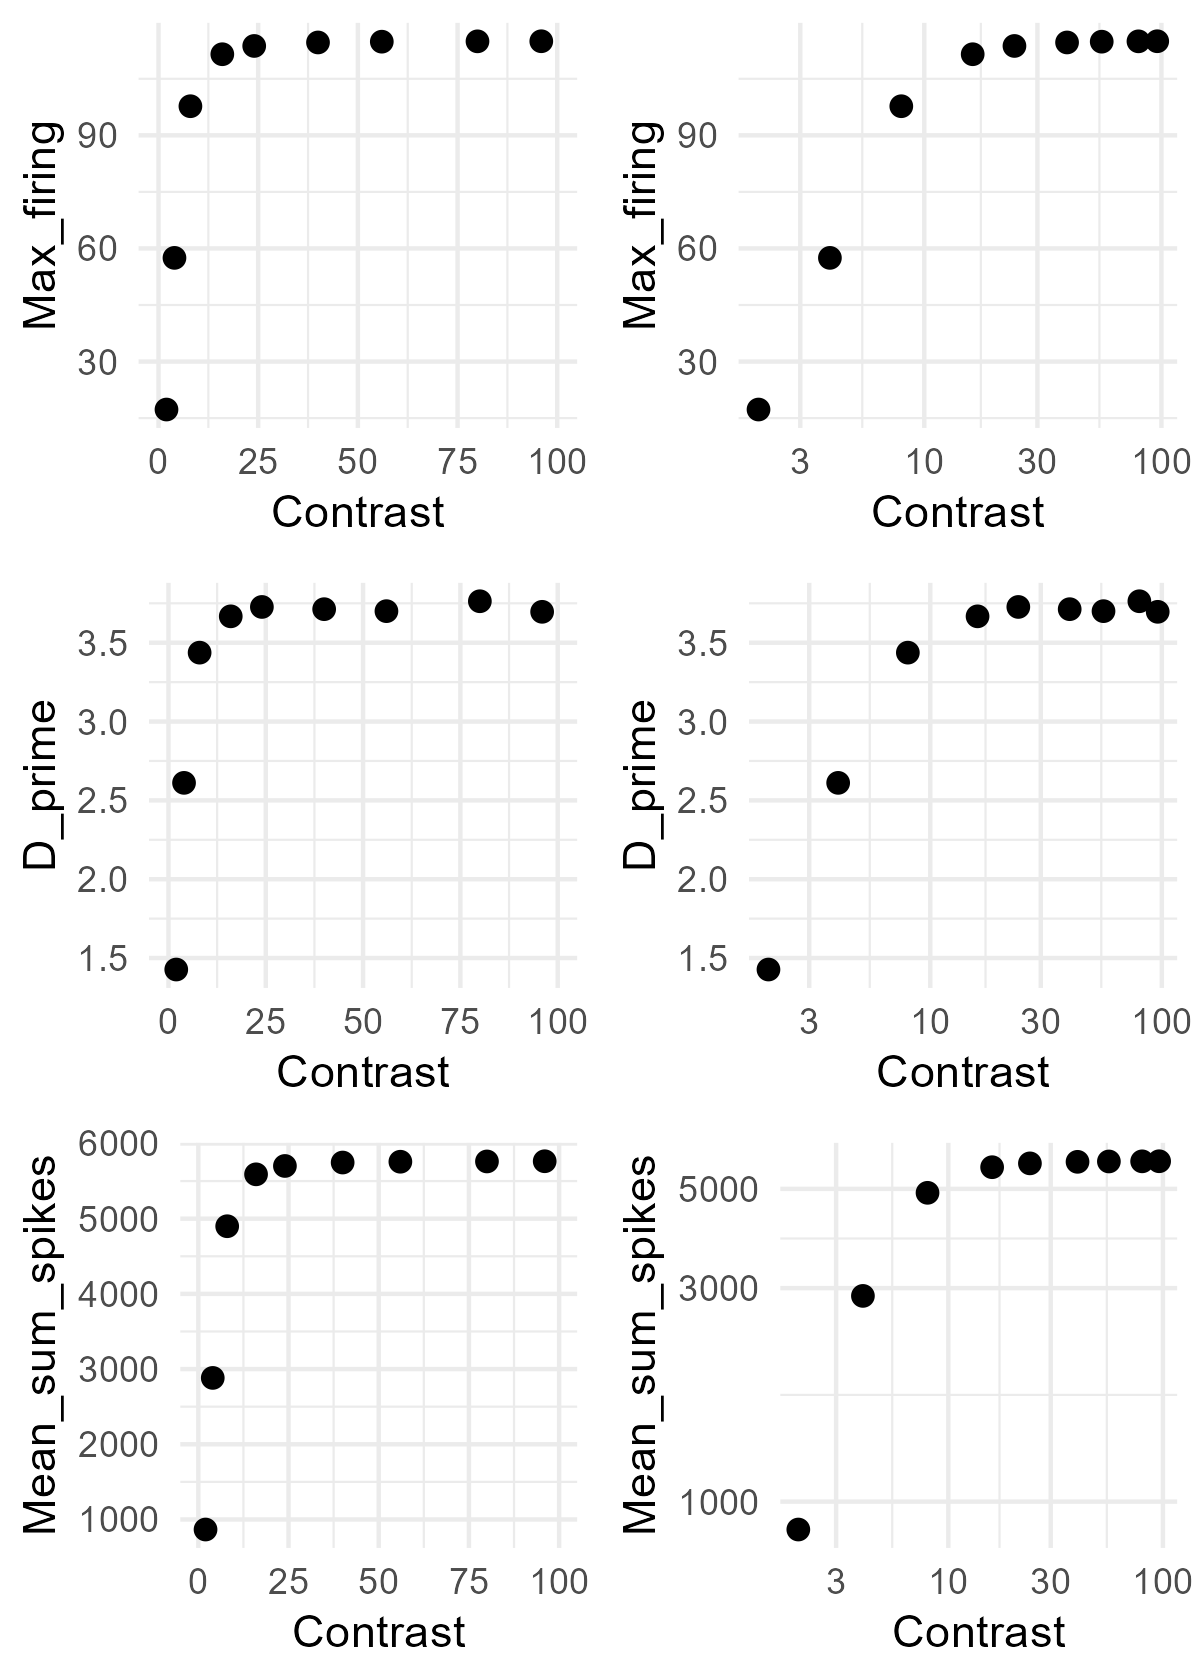

Recreate this plot in R.
# Simulation based on Albrecht & Hamilton (1982, fig. 1A)

library(tidyverse)
library(doParallel)
library(foreach)
library(tictoc)

tic()

Contrast <- c(2, 4, 8, 16, 24, 40, 56, 80, 96)
Rmax <- 115 # fixed at 115 for comparability
C50 <- 4.0
n   <- 2.5

Max_firing <- Rmax * Contrast^n / (Contrast^n + C50^n)
df_ah <- data.frame(Contrast, Max_firing)

g1 <- ggplot(df_ah, aes(x = Contrast, y = Max_firing)) +
  geom_point(size = 2) +
  coord_cartesian(xlim = c(0, 100)) +
  theme_minimal()
g1            

g2 <- ggplot(df_ah, aes(x = Contrast, y = Max_firing)) +
  geom_point(size = 2) +
  scale_x_log10() +
  theme_minimal()
g2 

### Simulation ###
cl <- makeCluster(parallel::detectCores() - 1)
registerDoParallel(cl)

n_neurons <- 180                                               # Number of neurons in the population
orientations <- seq(1, 180, by = 1)                            # Possible orientations (0 to 359 degrees)
preferred_orientations <-  seq(1, 180, length.out = n_neurons) # Preferred orientation of each neuron
max_firing_seq <- df_ah$Max_firing                             # Maximum firing rate of each neuron
contrast <-       df_ah$Contrast
tuning_width    <- 20                                          # Tuning width (standard deviation) of each neuron's response curve
n_trials <- 10000

all_results <- list()

for (max_firing_rate in max_firing_seq) {
  
  cat("Running max firing rate =", max_firing_rate, "\n")
  
  tuning_curves <- matrix(0, nrow = n_neurons, ncol = length(orientations))
  
  for (i in 1:n_neurons) {
    tuning_curves[i, ] <- max_firing_rate * exp(
      -0.5 * (
        pmin(abs(orientations - preferred_orientations[i]),
             180 - abs(orientations - preferred_orientations[i]))^2
      ) / tuning_width^2
    )
  }
  
  # ---- 90 ----
  responses_90 <- foreach(
    i = 1:n_trials,
    .combine = rbind,
    .packages = "stats"
  ) %dopar% {
    
    input_90 <- rnorm(n_trials, 90, 0)
    idx <- round(input_90[i]) + 1
    idx <- pmin(pmax(idx, 1), 180)
    
    mu <- tuning_curves[, idx]
    mu[mu == 0] <- 1e-8
    
    resp <- rnbinom(n_neurons, size = 1000000, mu = mu)
    
    cbind(resp,
          neuron = seq_len(n_neurons),
          stim = 90,
          trial = i,
          maxFR = max_firing_rate)
  }
  
  # ---- 91 ----
  responses_91 <- foreach(
    i = 1:n_trials,
    .combine = rbind,
    .packages = "stats"
  ) %dopar% {
    
    input_91 <- rnorm(n_trials, 91, 0)
    idx <- round(input_91[i]) + 1
    idx <- pmin(pmax(idx, 1), 180)
    
    mu <- tuning_curves[, idx]
    mu[mu == 0] <- 1e-8
    
    resp <- rnbinom(n_neurons, size = 1000000, mu = mu)
    
    cbind(resp,
          neuron = seq_len(n_neurons),
          stim = 91,
          trial = i,
          maxFR = max_firing_rate)
  }
  
  df_tmp <- as.data.frame(rbind(responses_90, responses_91))
  colnames(df_tmp) <- c("Spikes", "Neuron", "Stimulus", "Trial", "Contrast")
  
  all_results[[as.character(max_firing_rate)]] <- df_tmp
}

df <- do.call(rbind, all_results)
df$Contrast <- contrast[match(df$Contrast, max_firing_seq)]

### Visualization ###
df %>%
  group_by(Stimulus, Contrast, Trial) %>%
  summarise(Sum_spikes = sum(Spikes), .groups = "drop") -> df_sum

g3 <- ggplot(df_sum, aes(x = Sum_spikes, color = factor(Contrast))) +
  geom_density(alpha = 0.2, linewidth = 1) +
  theme_classic() +
  labs(
    x = "Sum of spikes",
    y = "Density",
    color = "Contrast",
    fill =  "Contrast"
  )
g3

df_sum %>%
  group_by(Contrast) %>%
  summarise(Mean_sum_spikes = mean(Sum_spikes),
            SD_sum_spikes = sd(Sum_spikes), .groups = "drop") -> df_summary

df_summary %>%
  ggplot(aes(x = Contrast, y = Mean_sum_spikes)) +
  geom_point(size = 2) +
  coord_cartesian(xlim = c(0, 100)) +
  theme_minimal() -> g4
g4

df_summary %>%
  ggplot(aes(x = Contrast, y = Mean_sum_spikes)) +
  geom_point(size = 2) +
  scale_x_log10() +
  scale_y_log10() +
  theme_minimal() -> g5
g5

df_summary %>%
  ggplot(aes(x = Contrast, y = SD_sum_spikes)) +
  geom_point(size = 2) +
  coord_cartesian(xlim = c(0, 100)) +
  theme_minimal() -> g6
g6

df_summary %>%
  ggplot(aes(x = Contrast, y = SD_sum_spikes)) +
  geom_point(size = 2) +
  scale_x_log10() +
  theme_minimal() -> g7
g7

df %>%
  filter(Neuron %in% c(90, 91)) %>%
  pivot_wider(names_from = Neuron, values_from = Spikes) %>%
  ggplot(aes(x = `90`, y = `91`, color = factor(Stimulus))) +
  geom_point(size = 2, alpha = 0.2) +
  labs(x = "Neuron 90", y = "Neuron 91") +
  coord_cartesian(xlim = c(0, 100), ylim = c(0, 100)) +
  theme_minimal() +
  facet_wrap(. ~ Contrast) -> g8
# g8

# sanity check for fano factor 
df %>%
  group_by(Contrast, Stimulus, Neuron) %>%
  summarise(
    mean_spikes = mean(Spikes),
    var_spikes  = var(Spikes),
    fano = var_spikes / mean_spikes,
    .groups = "drop"
  ) %>%
  filter(mean_spikes > 0) %>%
  group_by(Contrast, Stimulus) %>%
  summarise(
    mean_mean_spikes = mean(mean_spikes, na.rm = TRUE),
    mean_var_spikes = mean(var_spikes),
    mean_fano = mean(fano, na.rm = TRUE), # average across neurons
    sd_fano   = sd(fano, na.rm = TRUE),   # sd across neurons
    .groups = "drop")

### Linear Fisher information ###
df_wide <- df %>%
  pivot_wider(
    id_cols = c(Trial, Contrast, Stimulus),
    names_from = Neuron,
    values_from = Spikes)

df_wide$Stimulus_bin <- ifelse(df_wide$Stimulus == 90, 1, 0)

compute_lfi <- function(data, lambda = 1e-6) {
  
  neurons <- grep("^[0-9]+$", colnames(data), value = TRUE)  
  
  data0 <- data[data$Stimulus_bin == 0, neurons]
  data1 <- data[data$Stimulus_bin == 1, neurons]
  
  mu0 <- colMeans(data0)
  mu1 <- colMeans(data1)
  
  df <- mu1 - mu0
  
  Sigma0 <- cov(data0)
  Sigma1 <- cov(data1)
  Sigma  <- (Sigma0 + Sigma1) / 2
  
  p <- length(neurons)              # 逆行列を安定化させる処理 (ニューロン間の相関を少し弱める)
  Sigma <- Sigma + lambda * diag(p) # Ridge正則化, Tikhonov regularization (小さい固有値を持ち上げる)
  
  I <- as.numeric(t(df) %*% solve(Sigma) %*% df) # LFI
  I_per_neuron <- I / p
  
  return(I_per_neuron)
}

maxFR_values <- sort(unique(df_wide$Contrast))

lfi_results <- data.frame(
  Contrast = numeric(),
  LFI_per_neuron = numeric()
)

for (maxFR in maxFR_values) {
  df_sub <- df_wide[df_wide$Contrast == maxFR, ]
  lfi_value <- compute_lfi(df_sub)
  lfi_results <- rbind(lfi_results,
                       data.frame(Contrast = maxFR,
                                  LFI_per_neuron = lfi_value))
}

lfi_results$Contrast <- contrast
print(lfi_results)

lfi_results %>%
  ggplot(aes(x = Contrast, y = LFI_per_neuron)) +
  geom_point(size = 2) +
  coord_cartesian(xlim = c(0, 100)) +
  theme_minimal() -> g9
g9

### Decoding with logistic regression ###
run_logistic_cv_parallel <- function(data, k = 5, ncores = detectCores() - 1) {
  
  predictors <- grep("^[0-9]+$", colnames(data), value = TRUE)  
  n <- nrow(data)
  
  set.seed(123)
  folds <- sample(rep(1:k, length.out = n))
  
  cl <- makeCluster(ncores)
  registerDoParallel(cl)
  
  acc <- foreach(i = 1:k, .combine = c) %dopar% {
    
    train <- data[folds != i, ]
    test  <- data[folds == i, ]
    
    model <- glm(
      Stimulus_bin ~ .,
      data = train[, c("Stimulus_bin", predictors)],
      family = binomial
    )
    
    prob <- predict(model, newdata = test, type = "response")
    pred <- ifelse(prob > 0.5, 1, 0)
    
    mean(pred == test$Stimulus_bin)
  }
  
  stopCluster(cl)
  
  mean(acc)
}

decoding_results <- data.frame(
  Contrast = numeric(),
  Decoding_accuracy = numeric()
)

for (maxFR in maxFR_values) {
  df_sub <- df_wide[df_wide$Contrast == maxFR, ]
  accuracy <- run_logistic_cv_parallel(df_sub, k = 5, ncores = detectCores() - 1)
  decoding_results <- rbind(decoding_results,
                            data.frame(Contrast = maxFR,
                                       Decoding_accuracy = accuracy))
}

decoding_results <- mutate(decoding_results, D_prime = qnorm(Decoding_accuracy) - qnorm(1 - Decoding_accuracy),
                           Contrast = contrast)
decoding_results

decoding_results %>%
  ggplot(aes(x = Contrast, y = D_prime)) +
  geom_point(size = 2) +
  coord_cartesian(xlim = c(0, 100)) +
  theme_minimal() -> g10
g10

decoding_results %>%
  ggplot(aes(x = Contrast, y = D_prime)) +
  geom_point(size = 2) +
  scale_x_log10() +
  theme_minimal() -> g11
g11

g <- cowplot::plot_grid(g1, g2, g10, g11, g4, g5, nrow = 3)
ggsave("fig_1a.png", g, width = 4, height = 5.6, dpi = 300)

toc()
